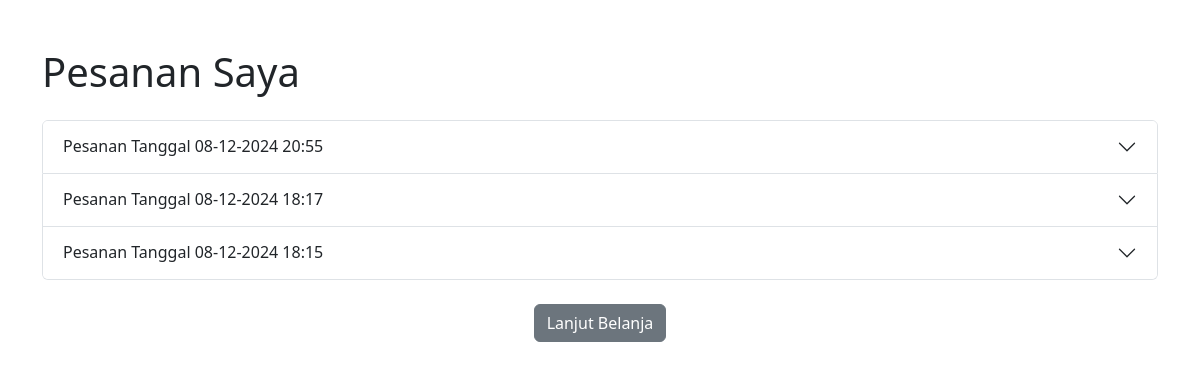
The app's page /cek/pesanan.php (signed in) with its own data.
### tables this page shows
CREATE TABLE `pesanan` (
  `id_pesanan` int(11) NOT NULL,
  `id_user` int(11) NOT NULL,
  `tanggal_pesanan` datetime DEFAULT current_timestamp(),
  `total_harga` decimal(10,2) NOT NULL,
  `alamat_pengiriman` text NOT NULL,
  `metode_pembayaran` varchar(50) NOT NULL,
  `status_pembayaran` enum('Belum Dibayar','Sudah Dibayar') DEFAULT 'Belum Dibayar',
  `status_pesanan` enum('Dipesan','Diproses','Dikirim','Selesai') DEFAULT 'Dipesan',
  `bukti_transfer` varchar(255) DEFAULT NULL
);

### cek/pesanan.php (the view, shortened to what this page needs)
<?php
require '../connection/koneksi.php';
$id_user = intval($_SESSION['id_user']);
$query = "
    SELECT
        id_pesanan,
        tanggal_pesanan,
        total_harga,
        alamat_pengiriman,
        metode_pembayaran,
        status_pembayaran,
        status_pesanan
    FROM pesanan
    WHERE id_user = $id_user
    ORDER BY tanggal_pesanan DESC";
$result = mysqli_query($conn, $query);
?>
<!DOCTYPE html>
<html lang="en">
<head>
    <link href="https://cdn.jsdelivr.net/npm/bootstrap@5.3.2/dist/css/bootstrap.min.css" rel="stylesheet">
</head>
<body>
    <div class="container my-5">
        <h1 class="text-left mb-4">Pesanan Saya</h1>
        <?php if (mysqli_num_rows($result) > 0): ?>
            <div class="accordion" id="accordionPesanan">
                <?php while ($row = mysqli_fetch_assoc($result)): ?>
                    <?php
                    $id_pesanan = intval($row['id_pesanan']);
                    ?>
                    <div class="accordion-item">
                        <h2 class="accordion-header" id="heading<?= $id_pesanan; ?>">
                            <button class="accordion-button collapsed" type="button" data-bs-toggle="collapse" data-bs-target="#collapse<?= $id_pesanan; ?>" aria-expanded="false" aria-controls="collapse<?= $id_pesanan; ?>">
                                Pesanan Tanggal <?= date('d-m-Y H:i', strtotime($row['tanggal_pesanan'])); ?>
                            </button>
                        </h2>
                    </div>
                <?php endwhile; ?>
            </div>
        <?php else: ?>
            <p class="text-center">Anda belum memiliki pesanan.</p>
        <?php endif; ?>
        <div class="text-center mt-4">
            <a href="../halaman.php" class="btn btn-secondary">Lanjut Belanja</a>
        </div>
    </div>
</body>
</html>

### records on screen
pesanan: tanggal_pesanan "08-12-2024 20:55"
pesanan: tanggal_pesanan "08-12-2024 18:17"
pesanan: tanggal_pesanan "08-12-2024 18:15"
